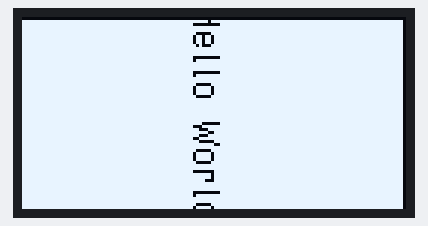
Recording of a program running on a simulated Raspberry Pi (BCM pin numbers). Parts: 128×64 one-colour display. Text uses the font file from the repository. At 10.3 s the program stops and its outputs stay as they are.

Above: at 0.2 s.

The program:

screen.py
```python
from luma.core.interface.serial import i2c
from luma.core.render import canvas
from luma.oled.device import sh1106
from PIL import Image, ImageDraw, ImageFont  # Import Image modules for image manipulation
import time  # Import the time module

# Initialize I2C interface
serial = i2c(port=1, address=0x3C)

# Initialize the sh1106 device in landscape mode
device = sh1106(serial)

# Path to your TTF font file
font_path = 'fonts/InputSansNarrow-Thin.ttf'

# Create an image in portrait mode dimensions
image = Image.new('1', (64, 128), "black")
draw = ImageDraw.Draw(image)

# Load a custom font
font_size = 12  # Adjust the font size as needed
font = ImageFont.truetype(font_path, font_size)

# Draw the content in portrait mode
draw.rectangle((0, 0, 64, 128), outline="black", fill="white")

# Text to display
text = "Hello World"

# Calculate the bounding box of the text to be drawn
bbox = draw.textbbox((0, 0), text, font=font)
text_width = bbox[2] - bbox[0]
text_height = bbox[3] - bbox[1]

# Calculate the x position to center the text
text_x = (64 - text_width) // 2
text_y = (128 - text_height) // 2  # Centered vertically as well

# Draw the text
draw.text((text_x, text_y), text, font=font, fill="black")

# Rotate the image by 90 degrees to fit the landscape display
rotated_image = image.rotate(270, expand=True)

# Display the rotated image on the device
device.display(rotated_image)

# Add a delay to keep the graphic on the screen longer
time.sleep(10)  # Delay for 10 seconds
```

Measured:
- what the display in image 0 shows lasts 10.0 s, from 0.2 s to 10.2 s
